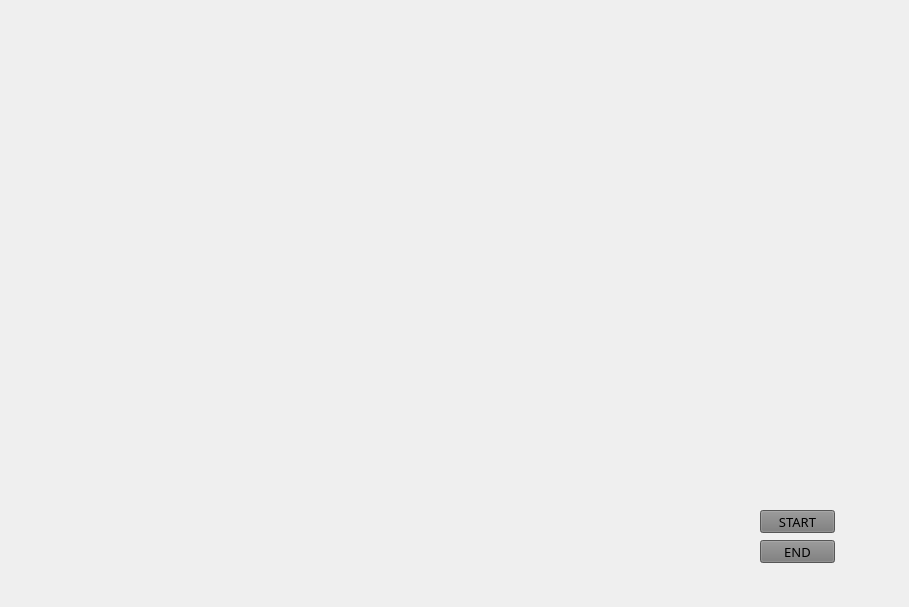
<?xml version="1.0" encoding="UTF-8"?>
<ui version="4.0">
 <class>FridayGUI</class>
 <widget class="QMainWindow" name="FridayGUI">
  <property name="geometry">
   <rect>
    <x>0</x>
    <y>0</y>
    <width>909</width>
    <height>607</height>
   </rect>
  </property>
  <property name="windowTitle">
   <string>MainWindow</string>
  </property>
  <widget class="QWidget" name="centralwidget">
   <widget class="QLabel" name="bg">
    <property name="geometry">
     <rect>
      <x>0</x>
      <y>0</y>
      <width>911</width>
      <height>601</height>
     </rect>
    </property>
    <property name="text">
     <string/>
    </property>
    <property name="pixmap">
     <pixmap>../../../../Desktop/friday_UI/blk.png</pixmap>
    </property>
    <property name="scaledContents">
     <bool>true</bool>
    </property>
   </widget>
   <widget class="QPushButton" name="start">
    <property name="geometry">
     <rect>
      <x>760</x>
      <y>510</y>
      <width>75</width>
      <height>23</height>
     </rect>
    </property>
    <property name="font">
     <font>
      <family>Arial Unicode MS</family>
      <pointsize>10</pointsize>
     </font>
    </property>
    <property name="cursor">
     <cursorShape>ArrowCursor</cursorShape>
    </property>
    <property name="styleSheet">
     <string notr="true">background-color: rgb(121, 121, 121);</string>
    </property>
    <property name="text">
     <string>START</string>
    </property>
   </widget>
   <widget class="QPushButton" name="end">
    <property name="geometry">
     <rect>
      <x>760</x>
      <y>540</y>
      <width>75</width>
      <height>23</height>
     </rect>
    </property>
    <property name="font">
     <font>
      <family>Arial Unicode MS</family>
      <pointsize>10</pointsize>
     </font>
    </property>
    <property name="cursor">
     <cursorShape>ArrowCursor</cursorShape>
    </property>
    <property name="styleSheet">
     <string notr="true">background-color: rgb(121, 121, 121);</string>
    </property>
    <property name="text">
     <string>END</string>
    </property>
   </widget>
   <widget class="QLabel" name="label">
    <property name="geometry">
     <rect>
      <x>-10</x>
      <y>-30</y>
      <width>381</width>
      <height>381</height>
     </rect>
    </property>
    <property name="text">
     <string/>
    </property>
    <property name="pixmap">
     <pixmap>../../../../Desktop/friday_UI/only_ball.gif</pixmap>
    </property>
   </widget>
   <widget class="QLabel" name="label_2">
    <property name="geometry">
     <rect>
      <x>480</x>
      <y>0</y>
      <width>411</width>
      <height>131</height>
     </rect>
    </property>
    <property name="text">
     <string/>
    </property>
    <property name="pixmap">
     <pixmap>../../../../Desktop/friday_UI/UI_02.gif</pixmap>
    </property>
   </widget>
   <widget class="QLabel" name="label_3">
    <property name="geometry">
     <rect>
      <x>0</x>
      <y>500</y>
      <width>201</width>
      <height>101</height>
     </rect>
    </property>
    <property name="text">
     <string/>
    </property>
    <property name="pixmap">
     <pixmap>../../../../Desktop/friday_UI/UI_03.gif</pixmap>
    </property>
   </widget>
   <widget class="QLabel" name="label_4">
    <property name="geometry">
     <rect>
      <x>680</x>
      <y>140</y>
      <width>211</width>
      <height>301</height>
     </rect>
    </property>
    <property name="text">
     <string/>
    </property>
    <property name="pixmap">
     <pixmap>../../../../Desktop/friday_UI/graphs.gif</pixmap>
    </property>
   </widget>
   <widget class="QLabel" name="label_5">
    <property name="geometry">
     <rect>
      <x>200</x>
      <y>450</y>
      <width>321</width>
      <height>151</height>
     </rect>
    </property>
    <property name="text">
     <string/>
    </property>
    <property name="pixmap">
     <pixmap>../../../../Desktop/friday_UI/text.gif</pixmap>
    </property>
   </widget>
   <widget class="QLabel" name="label_6">
    <property name="geometry">
     <rect>
      <x>0</x>
      <y>440</y>
      <width>141</width>
      <height>61</height>
     </rect>
    </property>
    <property name="text">
     <string/>
    </property>
    <property name="pixmap">
     <pixmap>../../../../Desktop/friday_UI/location2.gif</pixmap>
    </property>
    <property name="scaledContents">
     <bool>false</bool>
    </property>
   </widget>
  </widget>
 </widget>
 <resources/>
 <connections/>
</ui>
